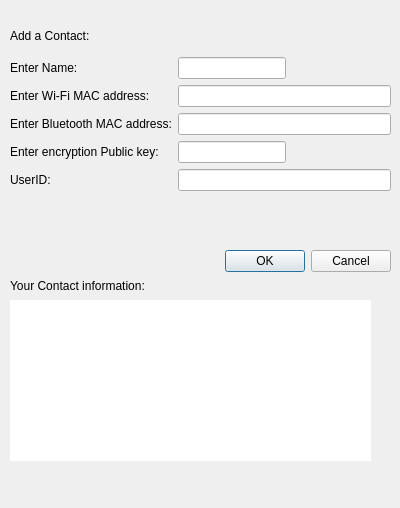
<?xml version="1.0" encoding="UTF-8"?>
<ui version="4.0">
 <class>Dialog</class>
 <widget class="QDialog" name="Dialog">
  <property name="geometry">
   <rect>
    <x>0</x>
    <y>0</y>
    <width>400</width>
    <height>508</height>
   </rect>
  </property>
  <property name="windowTitle">
   <string>Dialog</string>
  </property>
  <widget class="QWidget" name="verticalLayoutWidget">
   <property name="geometry">
    <rect>
     <x>10</x>
     <y>20</y>
     <width>381</width>
     <height>441</height>
    </rect>
   </property>
   <layout class="QVBoxLayout" name="verticalLayout">
    <item>
     <widget class="QLabel" name="header1">
      <property name="maximumSize">
       <size>
        <width>16777215</width>
        <height>31</height>
       </size>
      </property>
      <property name="text">
       <string>Add a Contact:</string>
      </property>
     </widget>
    </item>
    <item>
     <layout class="QFormLayout" name="formLayout">
      <property name="formAlignment">
       <set>Qt::AlignLeading|Qt::AlignLeft|Qt::AlignTop</set>
      </property>
      <item row="0" column="0">
       <widget class="QLabel" name="alias_label">
        <property name="text">
         <string>Enter Name:</string>
        </property>
       </widget>
      </item>
      <item row="0" column="1">
       <widget class="QLineEdit" name="alias_entry">
        <property name="sizePolicy">
         <sizepolicy hsizetype="Maximum" vsizetype="Fixed">
          <horstretch>0</horstretch>
          <verstretch>0</verstretch>
         </sizepolicy>
        </property>
       </widget>
      </item>
      <item row="1" column="0">
       <widget class="QLabel" name="wifi_mac_label">
        <property name="text">
         <string>Enter Wi-Fi MAC address:</string>
        </property>
       </widget>
      </item>
      <item row="1" column="1">
       <widget class="QLineEdit" name="wifi_mac_entry"/>
      </item>
      <item row="2" column="0">
       <widget class="QLabel" name="bluetooth_mac_label">
        <property name="text">
         <string>Enter Bluetooth MAC address:</string>
        </property>
       </widget>
      </item>
      <item row="2" column="1">
       <widget class="QLineEdit" name="bluetooth_mac_entry">
        <property name="sizePolicy">
         <sizepolicy hsizetype="Maximum" vsizetype="Fixed">
          <horstretch>0</horstretch>
          <verstretch>0</verstretch>
         </sizepolicy>
        </property>
        <property name="maximumSize">
         <size>
          <width>300</width>
          <height>16777215</height>
         </size>
        </property>
       </widget>
      </item>
      <item row="3" column="0">
       <widget class="QLabel" name="publickey_label">
        <property name="text">
         <string>Enter encryption Public key:</string>
        </property>
       </widget>
      </item>
      <item row="3" column="1">
       <widget class="QLineEdit" name="publickey_entry">
        <property name="sizePolicy">
         <sizepolicy hsizetype="Maximum" vsizetype="Fixed">
          <horstretch>0</horstretch>
          <verstretch>0</verstretch>
         </sizepolicy>
        </property>
       </widget>
      </item>
      <item row="4" column="0">
       <widget class="QLabel" name="userid_label">
        <property name="text">
         <string>UserID:</string>
        </property>
       </widget>
      </item>
      <item row="4" column="1">
       <widget class="QLineEdit" name="userid_entry"/>
      </item>
     </layout>
    </item>
    <item>
     <widget class="QDialogButtonBox" name="form_submit">
      <property name="orientation">
       <enum>Qt::Horizontal</enum>
      </property>
      <property name="standardButtons">
       <set>QDialogButtonBox::Cancel|QDialogButtonBox::Ok</set>
      </property>
     </widget>
    </item>
    <item>
     <widget class="QLabel" name="header2">
      <property name="maximumSize">
       <size>
        <width>16777215</width>
        <height>16</height>
       </size>
      </property>
      <property name="text">
       <string>Your Contact information:</string>
      </property>
     </widget>
    </item>
    <item>
     <widget class="QPlainTextEdit" name="contact_info">
      <property name="minimumSize">
       <size>
        <width>361</width>
        <height>161</height>
       </size>
      </property>
      <property name="maximumSize">
       <size>
        <width>361</width>
        <height>161</height>
       </size>
      </property>
      <property name="frameShape">
       <enum>QFrame::NoFrame</enum>
      </property>
      <property name="frameShadow">
       <enum>QFrame::Plain</enum>
      </property>
      <property name="readOnly">
       <bool>true</bool>
      </property>
      <property name="textInteractionFlags">
       <set>Qt::NoTextInteraction</set>
      </property>
     </widget>
    </item>
   </layout>
  </widget>
 </widget>
 <resources/>
 <connections>
  <connection>
   <sender>form_submit</sender>
   <signal>accepted()</signal>
   <receiver>Dialog</receiver>
   <slot>accept()</slot>
   <hints>
    <hint type="sourcelabel">
     <x>248</x>
     <y>254</y>
    </hint>
    <hint type="destinationlabel">
     <x>157</x>
     <y>274</y>
    </hint>
   </hints>
  </connection>
  <connection>
   <sender>form_submit</sender>
   <signal>rejected()</signal>
   <receiver>Dialog</receiver>
   <slot>reject()</slot>
   <hints>
    <hint type="sourcelabel">
     <x>316</x>
     <y>260</y>
    </hint>
    <hint type="destinationlabel">
     <x>286</x>
     <y>274</y>
    </hint>
   </hints>
  </connection>
 </connections>
</ui>
